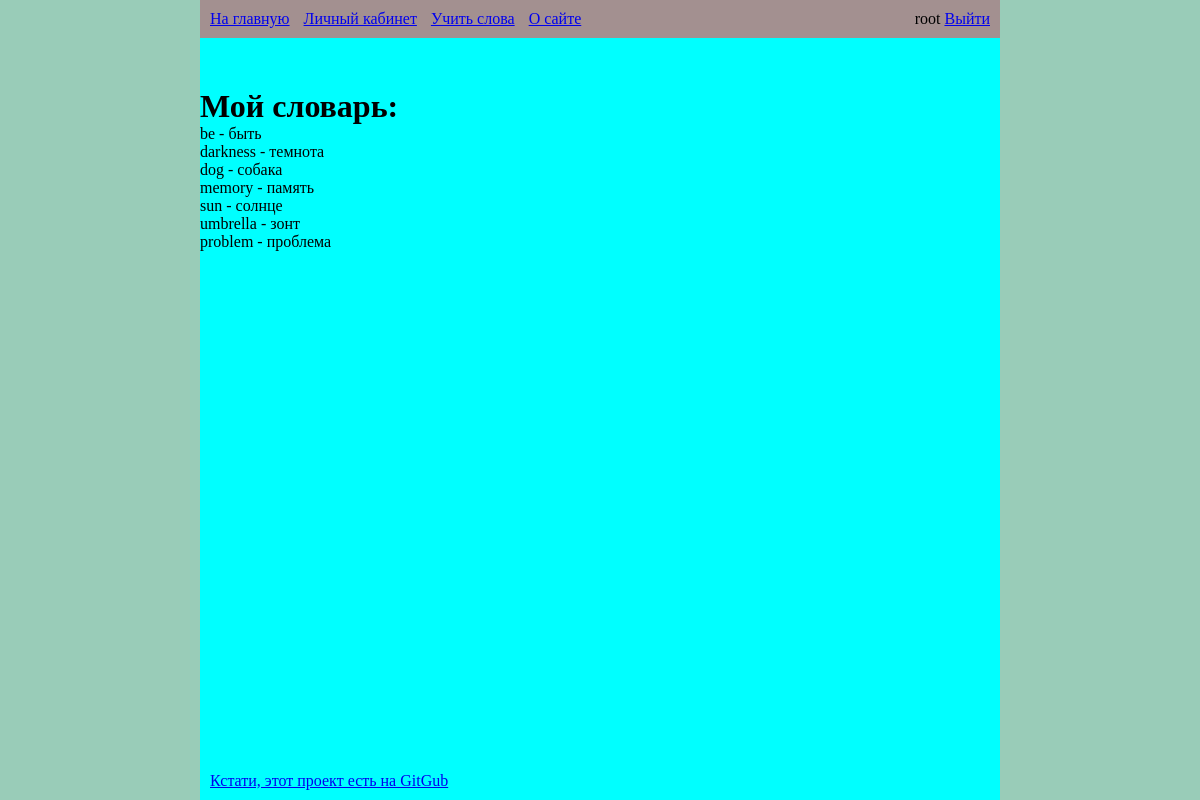
The app's page /user_cabinet/dictionary (signed in) with its own data.
### base_site/models.py (models this page shows, shortened)
class MasterDictionaries(models.Model):
    word = models.CharField(max_length=46, verbose_name='слово', db_index=True)
    translation = models.CharField(max_length=50, verbose_name='перевод')
    class Meta:
        verbose_name = 'Слово в словарь'
        verbose_name_plural = 'Главный словарь'

### base_site/views.py (the view)
# urls.py: path('user_cabinet/dictionary', UserDictionary.as_view(), name='dictionary'),
class UserDictionary(MixinDataParams, TemplateView):
    template_name = 'base_site/user_dictionary.html'
    def get_context_data(self, **kwargs: Any) -> dict[str, Any]:
        context = super().get_context_data(**kwargs)
        dictionary = {}
        for i in UserDictionaries.objects.filter(user=self.request.user):
            dictionary[i.word.word] = i.word.translation
        c_def = self.get_user_context(title='Мой словарь', dictionary=dictionary)
        return dict(list(context.items()) + list(c_def.items()))

### base_site/utils.py (called while the page is built)
    def get_user_context(self, **kwargs):
        context = kwargs
        if self.request.user.is_authenticated:
            context['menu'] = self.menu
        else:
            context['menu'] = self.menu[::3] # menu: home, about
        return context

### base_site/templates/base_site/user_dictionary.html
{% extends 'base_site/base.html'%}
{% block content %}
<div class="content">
    <h1>Мой словарь: </h1>
    <div class="wordlist">
        {% for key, word in dictionary.items %}
        <div>{{ key }} - {{ word }}</div>
        {% endfor %}
    </div>
</div>
{% endblock content %}

### base_site/templates/base_site/base.html (shortened to what this page needs)
{% load static %}
<!DOCTYPE html>
<html lang="en">
<head>
    <link type="text/css" href="{% static 'css/style.css' %}" rel="stylesheet" />
</head>
<body>
<div class="wrapper">
{% block mainmenu %}
<header>
    <nav>
        {% for m in menu %}
        <a href="{% url m.url_name %}">{{m.title}}</a>
        {% endfor %}
    </nav>
    <div class="log_in_out">
        {% if request.user.is_authenticated %}
        <span>{{ user.username }}</span>
        <a href="{% url 'base_site:logout' %}">Выйти</a>
        {% else %}
        <a href="{% url 'base_site:login' %}">Войти</a> | <a href="{% url 'base_site:register' %}">Регистрация</a>
        {% endif %}
    </div>
</header>
{% endblock mainmenu %}
{% block content %}
{% endblock content %}
{% block footer %}
<footer>
    <a href="https://github.com/nik443/learn_word_service">Кстати, этот проект есть на GitGub</a>
</footer>
{% endblock footer %}
</div>
</body>
</html>

### base_site/static/css/style.css (style rules this page uses)
* { margin: 0; padding: 0; box-sizing: border-box; }
body { background-color: rgb(153, 204, 184); }
.wrapper { width: 800px; height: 100vh; position: relative; left: 50%; transform: translate(-50%); background-color: aqua; }
header { padding: 10px; background-color: rgb(163, 144, 144); display: flex; justify-content: space-between; }
nav a { margin-right: 10px; }
.content { padding: 50px 0; }
footer { position: absolute; bottom: 0; padding: 10px; }

### records on screen
MasterDictionaries: dictionary "be", dictionary "быть"
MasterDictionaries: dictionary "darkness", dictionary "темнота"
MasterDictionaries: dictionary "dog", dictionary "собака"
MasterDictionaries: dictionary "memory", dictionary "память"
MasterDictionaries: dictionary "sun", dictionary "солнце"
MasterDictionaries: dictionary "umbrella", dictionary "зонт"
MasterDictionaries: dictionary "problem", dictionary "проблема"

### other values on screen
{{ m.title }} "На главную" "Личный кабинет" "Учить слова" "О сайте"
{{ user.username }} "root"
